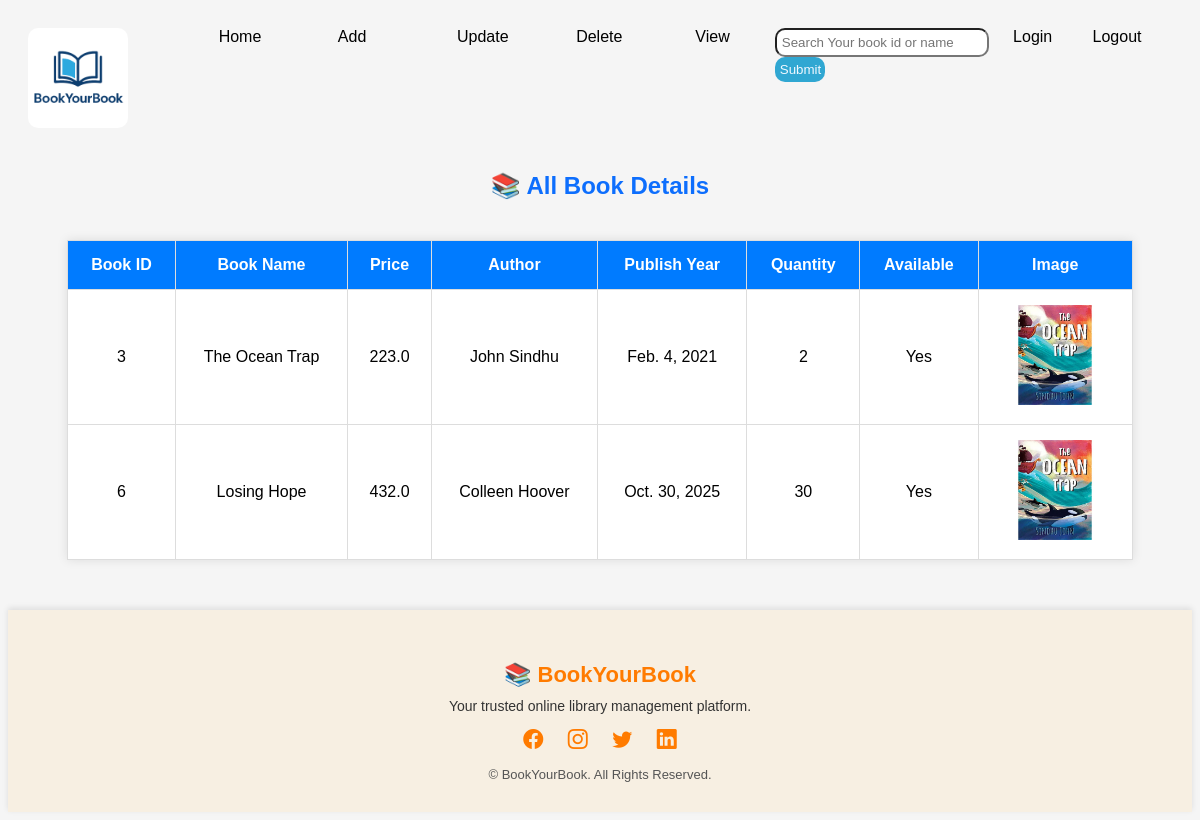
Page /app/view/ on the earlier database version.
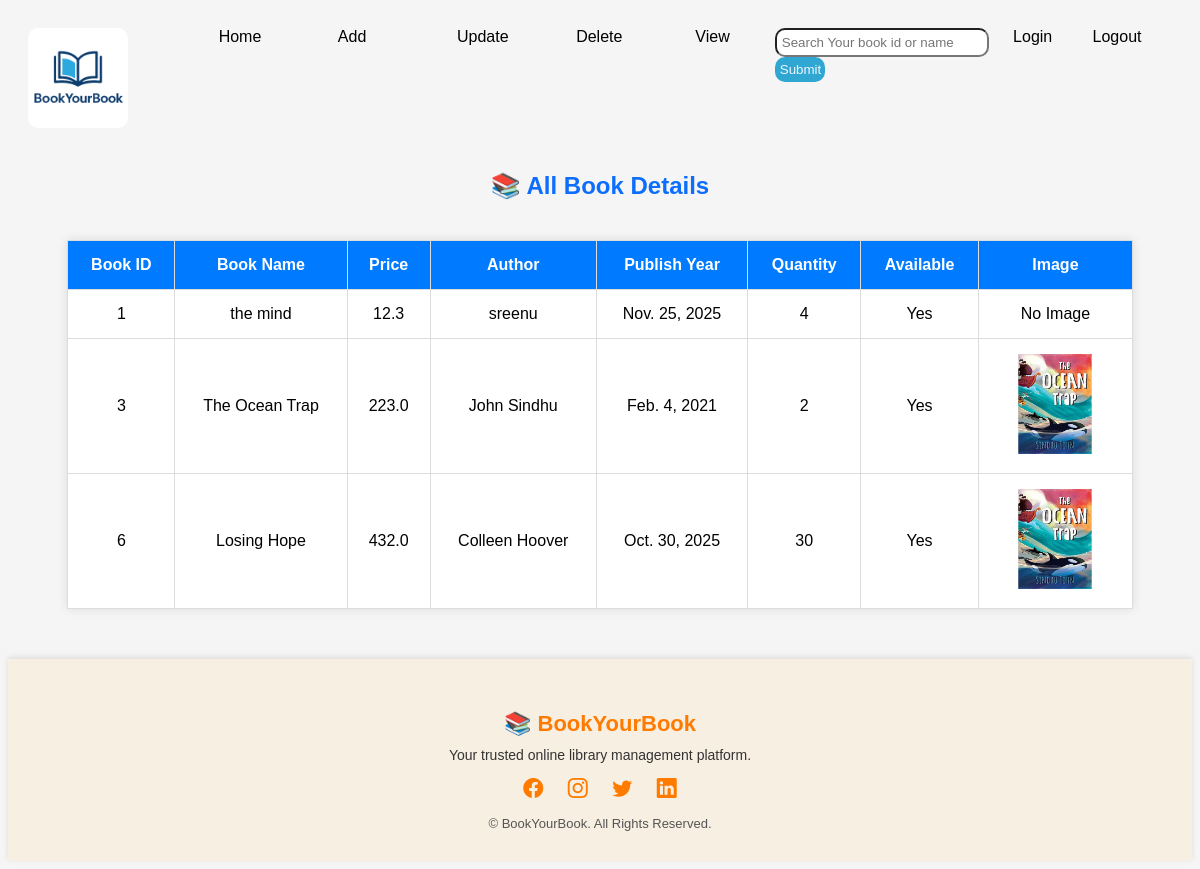
Same page on the later database version.
### library_app/models.py (models this page shows, shortened)
class Book_info(models.Model):
    Book_id = models.IntegerField(primary_key=True)
    Book_name = models.CharField(max_length=69)
    Book_price = models.FloatField()
    Book_Author = models.CharField(max_length=69)
    Book_publish_year = models.DateField(default=date.today)
    Book_quantity = models.IntegerField()
    Book_stack = models.BooleanField(default=True)
    Book_image = models.ImageField(upload_to='book_images/', null=True, blank=True)

### library_app/views.py (the view)
# urls.py: path('view/',display_books),
def display_books(request):
    Books=Book_info.objects.all()
    return render(request,"display.html",context={"Books":Books})

### template/display.html (shortened to what this page needs)
{%extends 'homeapp2.html'%}
     {%block content%}
</head>
<body>
 <h2 style="text-align:center;">📚 All Book Details</h2>
    <table>
        <tr>
            <th>Book ID</th>
            <th>Book Name</th>
            <th>Price</th>
            <th>Author</th>
            <th>Publish Year</th>
            <th>Quantity</th>
            <th>Available</th>
            <th>Image</th>
        </tr>
        {% for book in Books %}
        <tr>
            <td>{{ book.Book_id }}</td>
            <td>{{ book.Book_name }}</td>
            <td>{{ book.Book_price }}</td>
            <td>{{ book.Book_Author }}</td>
            <td>{{ book.Book_publish_year }}</td>
            <td>{{ book.Book_quantity }}</td>
            <td>{{ book.Book_stack|yesno:"Yes,No" }}</td>
            <td>
                {% if book.Book_image %}
                    <img src="{{ book.Book_image.url }}" alt="{{ book.Book_name }}">
                {% else %}
                    No Image
                {% endif %}
            </td>
        </tr>
        {% endfor %}
    </table>
    {%endblock%}

### template/homeapp2.html (shortened to what this page needs)
<!DOCTYPE html>
{% load static %}
<html lang="en">
<head>
    <link rel="stylesheet" href="https://cdn.jsdelivr.net/npm/bootstrap-icons@1.11.3/font/bootstrap-icons.min.css">
    <link rel="stylesheet" href="{%static 'css/style1.css' %}">
    <link rel="stylesheet" href="{%static 'css/styel3.css' %}">
</head>
<body>
    <header>
        <nav>
            <div>
                <img src="{% static 'images/image2.png' %}" alt="Logo">
            </div>
            <div class="audv">
                <div><a href="/app">Home</a></div>
                <div><a href="/app/addBook">Add </a></div>
                <div><a href="/app/update_view">Update</a></div>
                <div><a href="/app/deletebook">Delete</a></div>
                <div><a href="/app/view">View</a></div>
                <form action="/app/search">
                <div class="in"><input type="text" placeholder="Search Your book id or name" style="width: 200px;" name="search1"><input type="submit"></div></form>
               <div class="login"><a href="/accounts/login/">Login</a></div>
              <div><a class="nav-link" href="/logout">Logout</a></div>
            </div>
        </nav>
    </header>
     {%block content%}{%endblock%}
    <footer>
    <h3>📚 BookYourBook</h3>
    <p>Your trusted online library management platform.</p>
    <div class="social-icons">
      <a href="#"><i class="bi bi-facebook"></i></a>
      <a href="#"><i class="bi bi-instagram"></i></a>
      <a href="#"><i class="bi bi-twitter"></i></a>
      <a href="#"><i class="bi bi-linkedin"></i></a>
    </div>
    <div class="footer-bottom">
        © {{ now|date:"Y" }} BookYourBook. All Rights Reserved.
    </div>
</footer>
</body>
</html>

### static/css/styel3.css (style rules this page uses)
h2 { text-align: center; color: #0d6efd; font-weight: 600; margin-bottom: 25px; }
input[type="submit"] { width: 100%; background-color: #0d6efd; color: white; font-weight: 500; border: none; padding: 10px; border-radius: 10px; transition: background-color 0.3s; }

### template/homeapp2.html (style rules this page uses)
nav { display: grid; grid-template-columns: 2fr 10fr; padding: 20px; }
.audv { display: grid; grid-template-columns:1.5fr 1.5fr 1.5fr 1.5fr 1fr 3fr 1fr 1fr ; }
.in input { color: rgb(13, 13, 0); border-radius: 10px; padding: 5px; }
.in input[type="submit"] { background-color: rgb(48, 167, 210); color: aliceblue; border-radius: 10px; width: 50px; }
a { text-decoration: none; color: black; }
footer { background-color: #f7efe2; padding: 30px 0; text-align: center; box-shadow: 0 -2px 6px rgba(0, 0, 0, 0.1); margin-top: 50px; }
footer h3 { color: #ff7b00; margin-bottom: 10px; font-size: 22px; }
footer p { color: #333; margin: 5px 0; font-size: 14px; }
.social-icons { margin-top: 15px; }
.social-icons a { text-decoration: none; color: #ff7b00; margin: 0 10px; font-size: 20px; transition: 0.3s; }
.footer-bottom { margin-top: 15px; font-size: 13px; color: #555; }
img { width: 100px; height: 100px; border-radius: 10px; }

### template/display.html (style rules this page uses)
body { font-family: Arial; background: #f5f5f5; }
table { width: 90%; margin: 40px auto; border-collapse: collapse; background: white; box-shadow: 0px 0px 10px rgba(0,0,0,0.1); }
th, td { padding: 15px; border: 1px solid #ddd; text-align: center; }
th { background: #007bff; color: white; }
img { width: 100px; height: 100px; border-radius: 10px; }

Differences in the rows shown:
added Book_info: Book_id "1", Book_name "the mind", Book_price "12.3", Book_Author "sreenu", Book_publish_year "Nov. 25, 2025", Book_quantity "4", Book_stack "Yes", Book_image "No Image"
